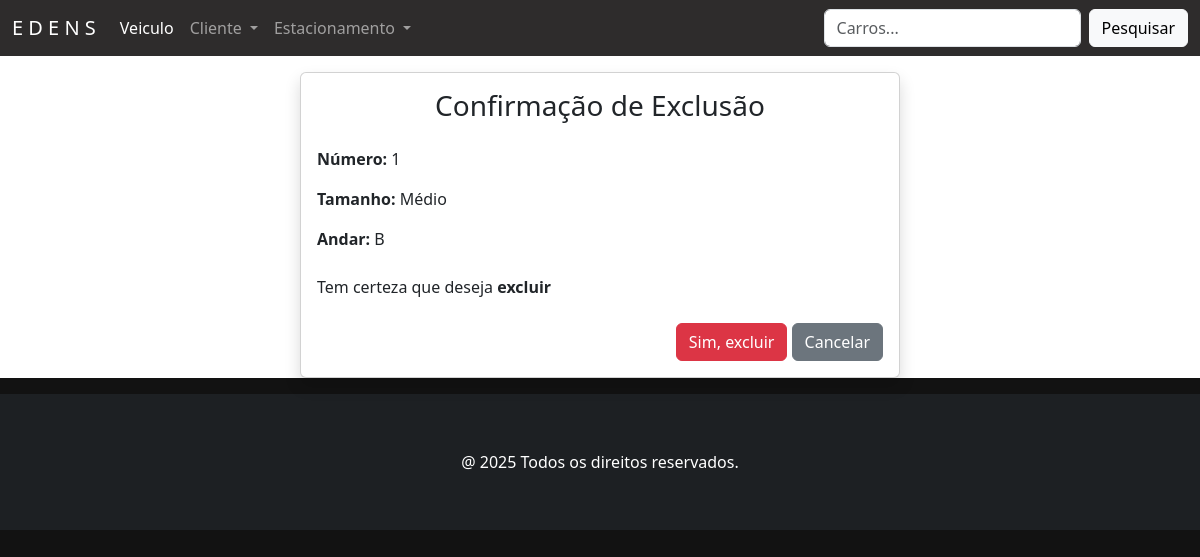
The app's page /5/vaga/apagar with its own data.
### vaga/models.py (models this page shows, shortened)
class Vaga(models.Model):
    ANDAR_CHOICES = [
        ('A', '1º Andar'),
        ('B', '2º Andar'),
        ('C', '3º Andar'),
    ]
    TAMANHO_CHOICES = [
        ('Pequeno', 'Pequeno'),
        ('Médio', 'Medio'),
        ('Grande', 'Grande'),
    ]
    numero = models.CharField('Número', max_length=10, help_text='Número da vaga')
    tamanho = models.CharField('Tamanho', max_length=20, choices=TAMANHO_CHOICES, help_text='Tamanho da vaga (ex: Pequena, Média, Grande)')
    andar = models.CharField('Andar', max_length=1, choices=ANDAR_CHOICES, help_text='Andar da vaga')
    class Meta:
        verbose_name = 'Vaga'
        verbose_name_plural = 'Vagas'
        constraints = [
            models.UniqueConstraint(fields=['numero', 'andar'], name='unique_numero_andar')
        ]

### vaga/views.py (the view)
# urls.py: path('<int:pk>/vaga/apagar', VagaDeleteView.as_view(), name='vaga_apagar'),
class VagaDeleteView(SuccessMessageMixin, DeleteView):
    model = Vaga
    template_name = 'vaga_apagar.html'
    success_url = reverse_lazy('vagas')

### vaga/templates/vaga_apagar.html (shortened to what this page needs)
{% extends 'principal.html' %}
{% load django_bootstrap5 %}
{% block content %}
  <div class="card shadow m-3 col-md-6 mx-auto">
    <div class="card-body">
      <h3 class="text-center mb-4">Confirmação de Exclusão</h3>
      <p><strong>Número:</strong> {{ object.numero }}</p>
      <p><strong>Tamanho:</strong> {{ object.tamanho }}</p>
      <p><strong>Andar:</strong> {{ object.andar }}</p>
      <p class="mt-4">Tem certeza que deseja <strong>excluir</strong esta vaga?</p>
      <form method="POST">
        <div class="text-end mt-4">
          {% bootstrap_button button_type="submit" content="Sim, excluir" button_class="btn-danger" %}
          <a href="{% url 'vagas' %}" class="btn btn-secondary text-white">Cancelar</a>
        </div>
      </form>
    </div>
  </div>
{% endblock %}

### static/css/estilos.css (style rules this page uses)
body:not(.navbar-custom) { background-color: #121212; }

### records on screen
Vaga: numero "1", tamanho "Médio", andar "B"
